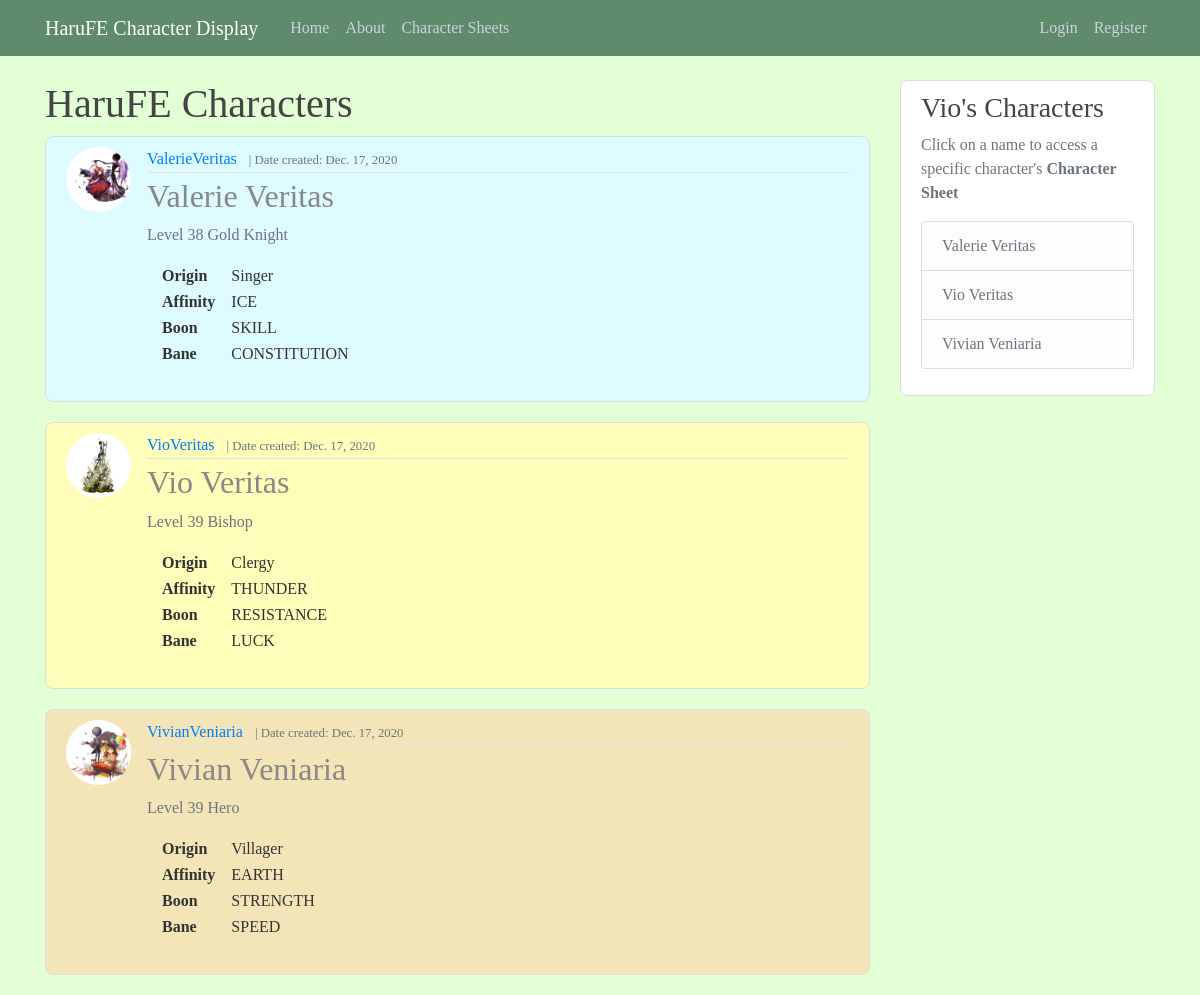
Screenshot of /charsheet/ with the database file from the repository.
### charsheet/models.py (models this page shows, shortened)
class CharacterSheet(models.Model):
	STATS = [
		('HP', 'HP'),
        ('STR', 'STRENGTH'),
        ('MAG', 'MAGIC'),
        ('SKL', 'SKILL'),
        ('SPD', 'SPEED'),
        ('LCK', 'LUCK'),
        ('DEF', 'DEFENSE'),
        ('RES', 'RESISTANCE'),
        ('CON', 'CONSTITUTION'),
	]
	AFFINITIES = [
		('FI', 'FIRE'),
    	('WA', 'WATER'),
    	('EA', 'EARTH'),
    	('WI', 'WIND'),
    	('TH', 'THUNDER'),
    	('IC', 'ICE'),
    	('LI', 'LIGHT'),
    	('DA', 'DARK'),
    	('VO', 'VOID'),
    ]
	name = models.CharField(max_length = 32)
	level = models.IntegerField()
	origin = models.CharField(max_length = 32)
	affinity = models.CharField(max_length=2, choices=AFFINITIES)
	boon = models.CharField(max_length=3, choices=STATS)
	bane = models.CharField(max_length=3, choices=STATS)
	date_created = models.DateField(default=timezone.now)
	role = models.ForeignKey(Role, on_delete=models.CASCADE)
	user = models.ForeignKey(User, related_name="User", null=True, on_delete=models.CASCADE)

class Role(models.Model):
	name = models.CharField(max_length = 64)
	promoted = models.BooleanField(default = False)
	hp = models.IntegerField(default = 0)
	strength = models.IntegerField(default = 0)
	magic = models.IntegerField(default = 0)
	skill = models.IntegerField(default = 0)
	speed = models.IntegerField(default = 0)
	luck = models.IntegerField(default = 0)
	defense = models.IntegerField(default = 0)
	resistance = models.IntegerField(default = 0)
	constitution = models.IntegerField(default = 0)

### users/models.py (models this page shows, shortened)
class Profile(models.Model):
	user = models.OneToOneField(User, on_delete=models.CASCADE)
	image = models.ImageField(default='default.png', upload_to='profile_pics')

### charsheet/views.py (the view)
# urls.py: path('', CharListView.as_view(), name='character-sheet'),
class CharListView(ListView):
	model = CharacterSheet
	template_name = 'charsheet/charsheet.html'
	context_object_name = 'characters'
	ordering = ['name']

### blog/context_processors.py (called while the page is built)
def message_processor(request):
	return {
		'character_sheets': CharSheetModel.objects.all().order_by('name')
	}

### charsheet/templates/charsheet/charsheet.html
{% extends "blog/base.html" %}
{% block content %}
	<h1>HaruFE Characters</h1>
	{% for character in characters %}
		<article class="media content-section {{ character.get_affinity_display }}">
			<img class="rounded-circle article-img" src="{{ character.user.profile.image.url }}">
			<div class="media-body">
				<div class="article-metadata">
					<a class="mr-2" href="{% url 'user-characters' character.user.username %}">{{ character.user.username }}</a>
					<small class="text-muted"> | Date created: {{ character.date_created }}</small>
				</div>
				<h2><a class="char_names" href="{% url 'character-sheet-detail' character.id %}">{{ character.name }}</a></h2>
				<div>
					<p class="text-muted">Level {{ character.level }} {{ character.role.name }}</p>
				</div>
				<table>
					<tr>
						<th class="col-lg-6 col-md-12 d-flex">Origin</th>
						<td>{{ character.origin }}</td>
					</tr>
					<tr>
						<th class="col-lg-6 col-md-12 d-flex">Affinity</th>
						<td>{{ character.get_affinity_display }}</td>
					</tr>
					<tr>
						<th class="col-lg-6 col-md-12 d-flex">Boon</th>
						<td>{{ character.get_boon_display }}</td>
					</tr>
					<tr>
						<th class="col-lg-6 col-md-12 d-flex">Bane</th>
						<td>{{ character.get_bane_display }}</td>
					</tr>
				</table>
				<br>
			</div>
		</article>
	{% endfor %}
{% endblock content %}

### blog/templates/blog/base.html (shortened to what this page needs)
{% load static %}
<!DOCTYPE html>
<html>
<head>
    <link rel="stylesheet" href="https://maxcdn.bootstrapcdn.com/bootstrap/4.0.0/css/bootstrap.min.css">
    <link rel="stylesheet" type="text/css" href="{% static 'blog/style/main.css' %}">
</head>
<body>
	<header class="site-header">
  		<nav class="navbar navbar-expand-md navbar-dark bg-steel fixed-top">
    		<div class="container">
      			<a class="navbar-brand mr-4" href="{% url 'blog-home' %}">HaruFE Character Display</a>
      			<div class="collapse navbar-collapse" id="navbarToggle">
        			<div class="navbar-nav mr-auto">
          				<a class="nav-item nav-link" href="{% url 'blog-home' %}">Home</a>
          				<a class="nav-item nav-link" href="{% url 'blog-about' %}">About</a>
          				<a class="nav-item nav-link" href="{% url 'character-sheet' %}">Character Sheets</a>
        			</div>
			        <div class="navbar-nav">
			        	{% if user.is_authenticated %}
			        		<a class="nav-item nav-link" href="{% url 'post-create' %}">New Post</a>
			        		<a class="nav-item nav-link" href="{% url 'character-sheet-create' %}">New Character</a>
			        		<a class="nav-item nav-link" href="{% url 'profile' %}">Profile</a>
			        		<a class="nav-item nav-link" href="{% url 'logout' %}">Logout</a>
			        	{% else %}
			        		<a class="nav-item nav-link" href="{% url 'login' %}">Login</a>
			          		<a class="nav-item nav-link" href="{% url 'register' %}">Register</a>
			        	{% endif %}
        			</div>
      			</div>
    		</div>
  		</nav>
	</header>
	<main role="main" class="container">
		<div class="row">
			<div class="col-md-9">
				{% block content %}{% endblock %}
			</div>
			<div class="col-md-3">
				<div class="content-section NULL">
					<h3>Vio's Characters</h3>
					<p class='text-muted'>Click on a name to access a specific character's <strong>Character Sheet</strong>
						<ul class="list-group">
							{% for character in character_sheets %}
								<li class="list-group-item list-group-item-light"><a class="sidebar_link" href="{% url 'character-sheet-detail' character.id %}">{{ character.name }}</a></li>
							{% endfor %}
						</ul>
					</p>
				</div>
			</div>
		</div>
	</main>
</body>
</html>

### blog/static/blog/style/main.css (style rules this page uses)
body { background: #E2FFD5; color: #333333; margin-top: 5rem; font-family: "Garamond", Georgia, serif; }
h1, h2, h3, h4, h5, h6 { color: #444444; }
ul { margin: 0; }
.bg-steel { background-color: #5F8A6B; }
.site-header .navbar-nav .nav-link { color: #cbd5db; }
.content-section { padding: 10px 20px; border: 1px solid #dddddd; border-radius: 8px; margin-bottom: 20px; }
.char_names, .equipment_names { color: #888888; }
.article-img { height: 65px; width: 65px; margin-right: 16px; }
.article-metadata { padding-bottom: 1px; margin-bottom: 4px; border-bottom: 1px solid #e3e3e3 }
.sidebar_link { color: #6C757D; }
.EARTH { background: #F4E5B8; }
.THUNDER { background: #FEFDBA; }
.ICE { background: #DEFBFF; }
.NULL { background: #FFFFFF; }

### rows the page displays
CharacterSheet: user.profile.image (picture), user.username "ValerieVeritas", date_created "Dec. 17, 2020", name "Valerie Veritas", level "38", role.name "Gold Knight", origin "Singer", affinity "ICE", boon "SKILL", bane "CONSTITUTION"
CharacterSheet: user.profile.image (placeholder picture), user.username "VioVeritas", date_created "Dec. 17, 2020", name "Vio Veritas", level "39", role.name "Bishop", origin "Clergy", affinity "THUNDER", boon "RESISTANCE", bane "LUCK"
CharacterSheet: user.profile.image (picture), user.username "VivianVeniaria", date_created "Dec. 17, 2020", name "Vivian Veniaria", level "39", role.name "Hero", origin "Villager", affinity "EARTH", boon "STRENGTH", bane "SPEED"
